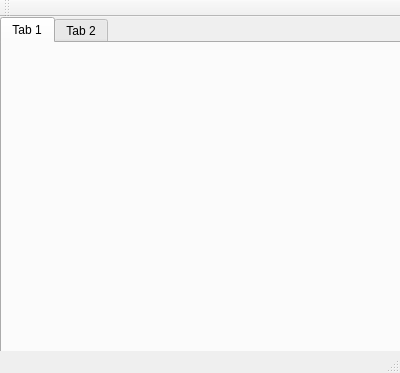
<?xml version="1.0" encoding="UTF-8"?>
<ui version="4.0">
 <class>ChatWindow</class>
 <widget class="QMainWindow" name="ChatWindow">
  <property name="geometry">
   <rect>
    <x>0</x>
    <y>0</y>
    <width>400</width>
    <height>373</height>
   </rect>
  </property>
  <property name="windowTitle">
   <string>ChatWindow</string>
  </property>
  <widget class="QWidget" name="centralWidget">
   <widget class="QTabWidget" name="chatTab">
    <property name="geometry">
     <rect>
      <x>0</x>
      <y>0</y>
      <width>401</width>
      <height>341</height>
     </rect>
    </property>
    <widget class="QWidget" name="tab_1">
     <attribute name="title">
      <string>Tab 1</string>
     </attribute>
    </widget>
    <widget class="QWidget" name="tab_2">
     <attribute name="title">
      <string>Tab 2</string>
     </attribute>
    </widget>
   </widget>
  </widget>
  <widget class="QMenuBar" name="menuBar">
   <property name="geometry">
    <rect>
     <x>0</x>
     <y>0</y>
     <width>400</width>
     <height>18</height>
    </rect>
   </property>
  </widget>
  <widget class="QToolBar" name="mainToolBar">
   <attribute name="toolBarArea">
    <enum>TopToolBarArea</enum>
   </attribute>
   <attribute name="toolBarBreak">
    <bool>false</bool>
   </attribute>
  </widget>
  <widget class="QStatusBar" name="statusBar"/>
 </widget>
 <layoutdefault spacing="6" margin="11"/>
 <resources/>
 <connections/>
</ui>
